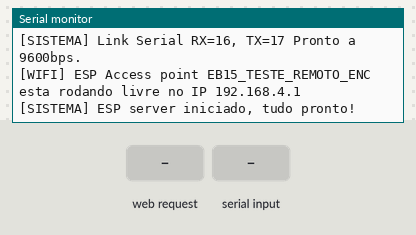
Simulated run of this sketch. Board: ESP32. Shown: the last lines printed to the serial monitor. The test bench sets the inputs (shaded band).

Above: at 1.7 s.
1.8 s: HTTP request GET / received
At 3.0 s:
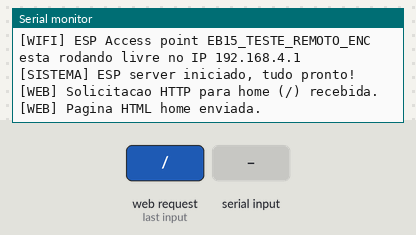
3.3 s: "RES_ENC:\n" received over the second serial link
At 4.4 s:
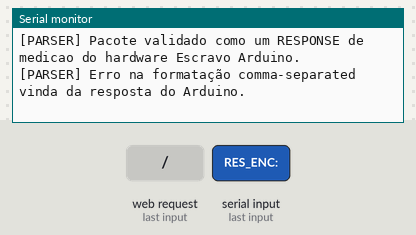
4.8 s: HTTP request GET /ask received
At 5.3 s:
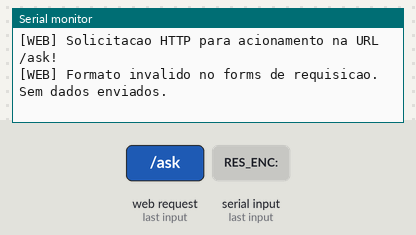
6.3 s: "90,45,200\n" received over the second serial link
At 7.5 s:
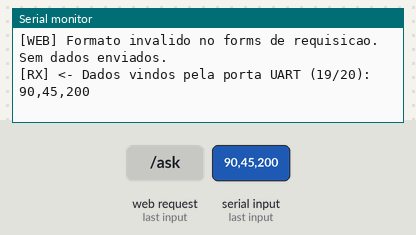
7.8 s: HTTP request GET /ask?m=1&steps=1&dir=1 received
At 8.9 s:
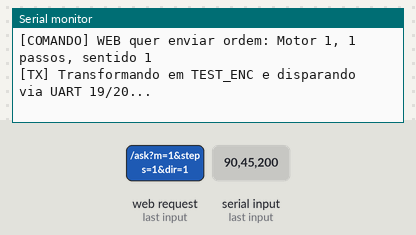
9.3 s: "90,45\n" received over the second serial link
At 9.9 s:
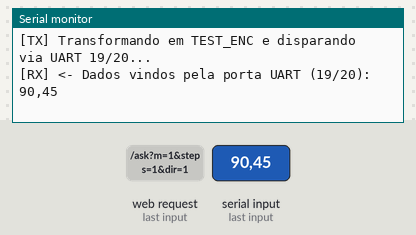

Measured:
- after the input at 1.8 s, the serial monitor: prints a new line at once (image 1)
- after the input at 3.3 s, the serial monitor: prints a new line at once (image 2)
- after the input at 4.8 s, the serial monitor: prints a new line at once (image 3)
- after the input at 6.3 s, the serial monitor: prints a new line at once (image 4)
- after the input at 7.8 s, the serial monitor: prints a new line at once (image 5)
- after the input at 9.3 s, the serial monitor: prints a new line at once (image 6)

The sketch:

05_teste_esp_manda_e_valida.ino
```cpp
#include <WiFi.h>
#include <WebServer.h>

#define RX_PIN 16
#define TX_PIN 17

WebServer server(80);

const char* ssid = "EB15_TESTE_REMOTO_ENC";
const char* password = "";

String lastResult = "Nenhum resultado recebido ainda.";

void handleRoot() {
  Serial.println("[WEB] Solicitacao HTTP para home (/) recebida.");
  String html = "<html><head><meta charset=\"UTF-8\">";
  html += "<title>Teste Encoders Remoto</title>";
  html += "<style>body{font-family:Arial;text-align:center;background:#222;color:#fff;padding:20px;}";
  html += "button{font-size:20px;padding:15px;margin:10px;border-radius:8px;cursor:pointer;background:#ff9800;color:white;}";
  html += "select,input{font-size:20px;padding:10px;margin:10px;}</style></head><body>";
  html += "<h1>ESP32 Pede pro Arduino Mover e Medir</h1>";

  html += "<form action='/ask' method='GET'>";
  html += "Motor Arduino: <select name='m'><option value='4'>M4</option><option value='5'>M5</option><option value='6'>M6</option></select><br>";
  html += "Passos p/ andar no Arduino: <input type='number' name='steps' value='500'><br>";
  html += "Direção (1/0): <input type='number' name='dir' value='1'><br>";
  html += "<button type='submit'>Solicitar Teste ao Arduino</button>";
  html += "</form>";

  html += "<div style='background:#444;padding:20px;margin:20px;border-radius:10px;'>";
  html += "<h3>Resposta do Arduino:</h3>";
  html += "<h2 style='color:#8bc34a;'>" + lastResult + "</h2>";
  html += "</div>";
  html += "<a href='/'><button style='background:#555;'>Atualizar Tela</button></a>";
  html += "</body></html>";

  server.send(200, "text/html", html);
  Serial.println("[WEB] Pagina HTML home enviada.");
}

void handleAsk() {
  Serial.println("[WEB] Solicitacao HTTP para acionamento na URL /ask!");
  if (server.hasArg("m") && server.hasArg("steps") && server.hasArg("dir")) {
    int m = server.arg("m").toInt();
    int s = server.arg("steps").toInt();
    int d = server.arg("dir").toInt();

    Serial.printf("[COMANDO] WEB quer enviar ordem: Motor %d, %d passos, sentido %d\n", m, s, d);
    Serial.println("[TX] Transformando em TEST_ENC e disparando via UART 19/20...");
    Serial2.printf("TEST_ENC:%d,%d,%d\n", m, s, d);
    lastResult = "Aguardando resposta do Arduino para M" + String(m) + "... (Atualize a aba em breve)";
  } else {
    Serial.println("[WEB] Formato invalido no forms de requisicao. Sem dados enviados.");
  }
  server.sendHeader("Location", "/");
  server.send(303);
}

void setup() {
  Serial.begin(115200);
  delay(500);
  Serial.println("\n[SISTEMA] Iniciando Teste 5: Feedback Loop Hibrido (ESP Manda, Uno Verifica)");

  Serial2.begin(9600, SERIAL_8N1, RX_PIN, TX_PIN);
  Serial.printf("[SISTEMA] Link Serial RX=%d, TX=%d Pronto a 9600bps.\n", RX_PIN, TX_PIN);

  WiFi.softAP(ssid, password);
  Serial.printf("[WIFI] ESP Access point %s esta rodando livre no IP ", ssid);
  Serial.println(WiFi.softAPIP());

  server.on("/", handleRoot);
  server.on("/ask", handleAsk);
  server.begin();
  Serial.println("[SISTEMA] ESP server iniciado, tudo pronto!");
}

void loop() {
  server.handleClient();

  // Escuta se o Uno terminou o evento no alem e mandou feedBack
  while (Serial2.available()) {
    String msg = Serial2.readStringUntil('\n');
    msg.trim();
    if (msg.length() > 0) {
      Serial.println("[RX] <- Dados vindos pela porta UART (19/20): " + msg);
    }

    if(msg.startsWith("RES_ENC:")) {
      Serial.println("[PARSER] Pacote validado como um RESPONSE de medicao do hardware Escravo Arduino.");
      int c = msg.indexOf(',');
      if(c > 0) {
        String m = msg.substring(8, c);
        String delta = msg.substring(c+1);
        lastResult = "Motor " + m + " reportou remotamente que girou " + delta + " graus físicos medidos pelo encoder do Arduino!";
        Serial.printf("[FEEDBACK] Sucesso de validacao do Mestre-Escravo. Motor %s andou %s graus.\n", m.c_str(), delta.c_str());
      } else {
        Serial.println("[PARSER] Erro na formatação comma-separated vinda da resposta do Arduino.");
      }
    }
  }
}
```
